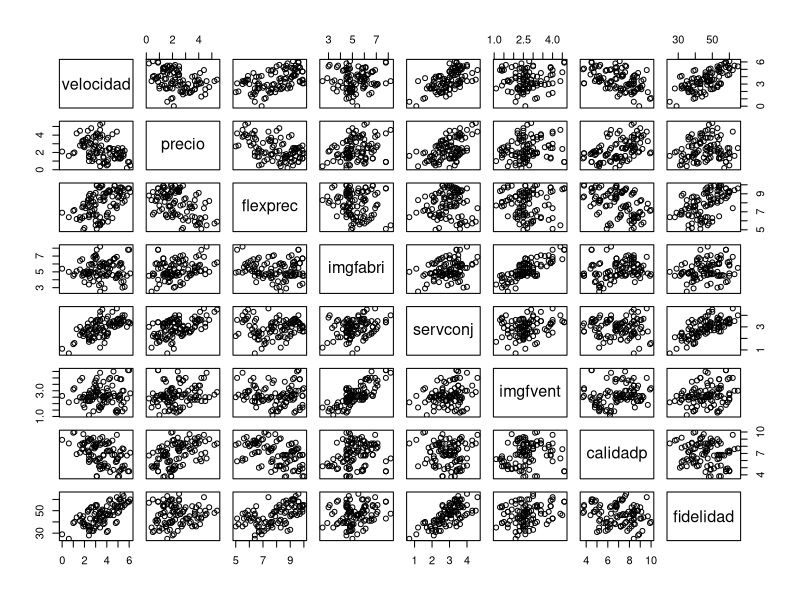
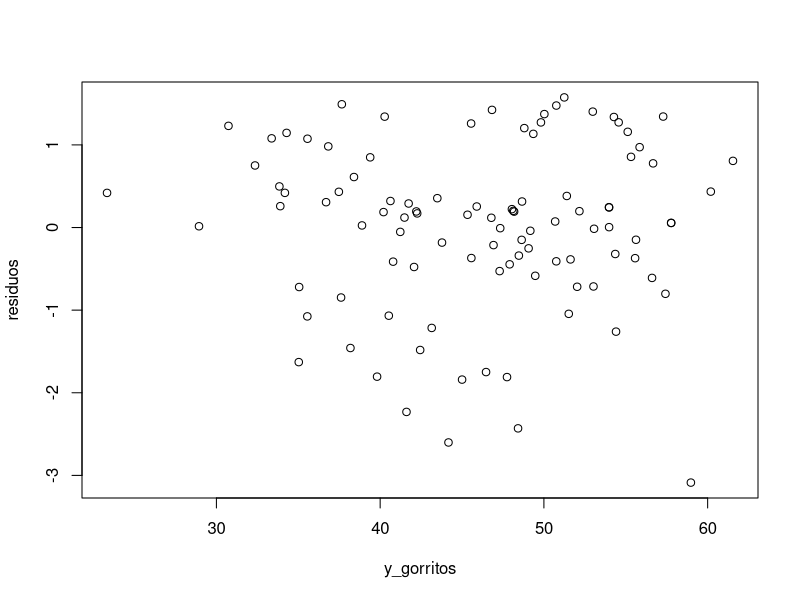
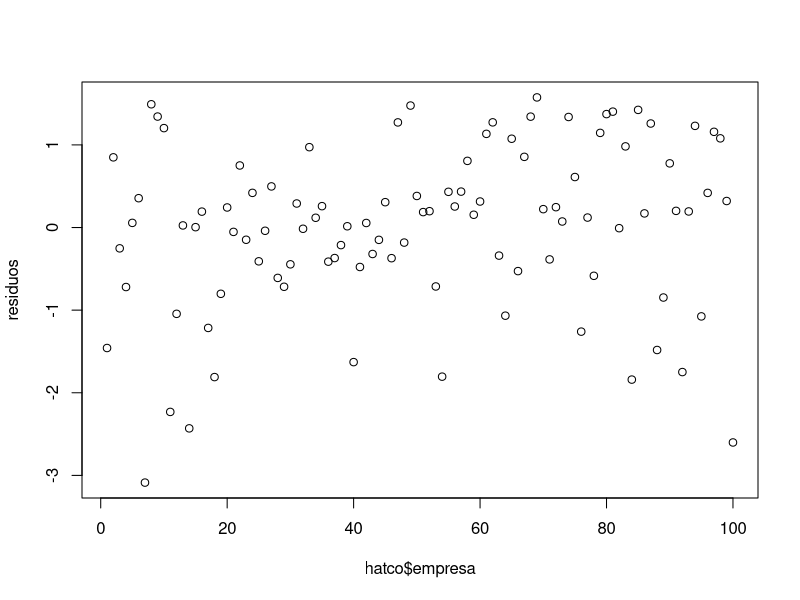

The R script that drew these images, in order:
#'
#' ------------------------------------------------------------ VIII ----------
#'   :::::: P R A C T I C A   8 : :  :   :    :     :        :          :
#' ----------------------------------------------------------------------
#'
#' Autor: Andrés Millán

hatco <- read.csv(
    "./practicas/csv/hatco2.csv",
    colClasses = c(
        "tamano"     = "factor",
        "adquisic"   = "factor",
        "tindustr"   = "factor",
        "tsitcomp"   = "factor",
        "nfidelidad" = "factor",
        "nsatisfac"  = "factor"
    )
)
str(hatco)
summary(hatco)

#' --------------------------------------------------------------------------------

plot(hatco[, c(6:13)])

#' Matices que observamos:
#' Parece que algunas de las variables son linealmente dependientes. Este sería el caso de
#'  -> imgfvent y imgfabri
#'  -> velocidad y nfidelidad
#'  -> fidelidad y servconj
#' En general, parece que la fidelidad será útil a la hora de explicar el resto de variables.

#' --------------------------------------------------------------------------------

mod1 <- lm(
    fidelidad ~ velocidad + precio + flexprec + imgfabri + servconj + imgfvent + calidadp,
    hatco
)
mod1

summary(mod1)

anova(mod1)

#' --------------------------------------------------------------------------------

#' Con un nivel de significación del 5%, podemos decir que las únicas variables que sí parecen tener influencia son:
#'   flexprec, servconj
#' Son las únicas variables cuyo p-valor se queda por debajo del 0.05.
#' Sin embargo, no podemos obviar las otras variables, pues este test no es suficiente para (des)confirmar su influencia.

#' --------------------------------------------------------------------------------

#' En este caso, su p-valor es de 0.044. Por tanto, con un nivel de significación del 5%, obtendríamos que no podemos prescindir del término.
#' Sin embargo, con un n.s. del 1%, sí que aceptamos la hipótesis nula.

#' --------------------------------------------------------------------------------

residuos <- rstandard(mod1)
y_gorritos <- mod1$fitted.values

plot(y_gorritos, residuos)

#' No parece que podamos distiguir ninguna forma en particular, así que podemos asumir que no hay patrones no aleatorios.

plot(hatco$empresa, residuos)

#' Tampoco podemos observar patrones no aleatorios, lo cual es una buena señal.
library("lmtest")
dwtest(mod1)

#' --------------------------------------------------------------------------------

ks.test(y_gorritos, residuos)